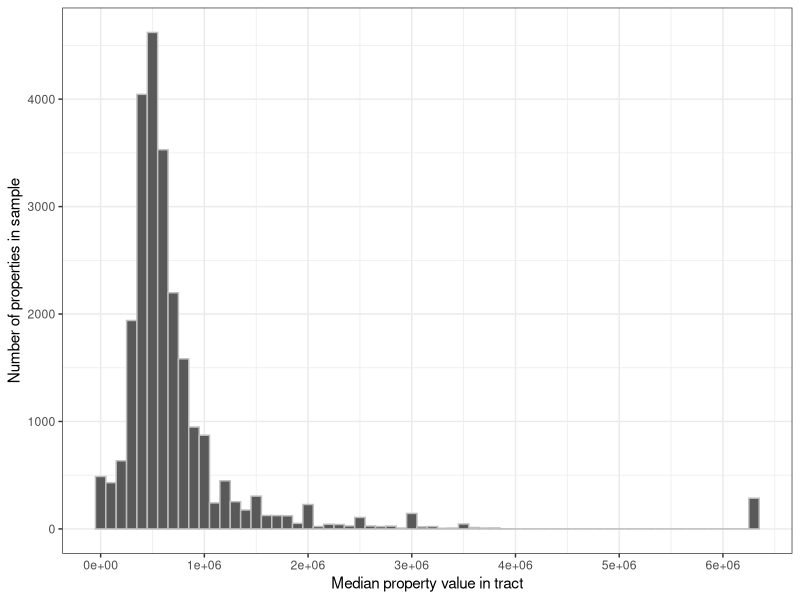
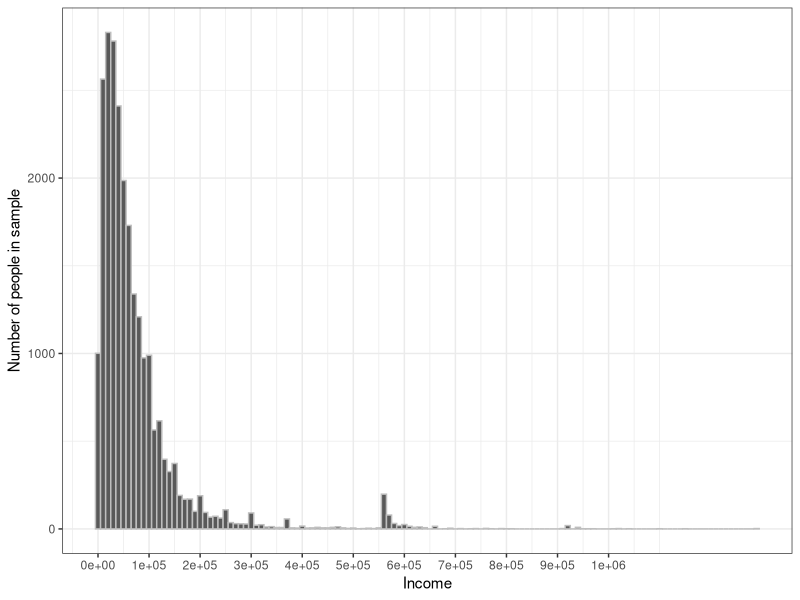
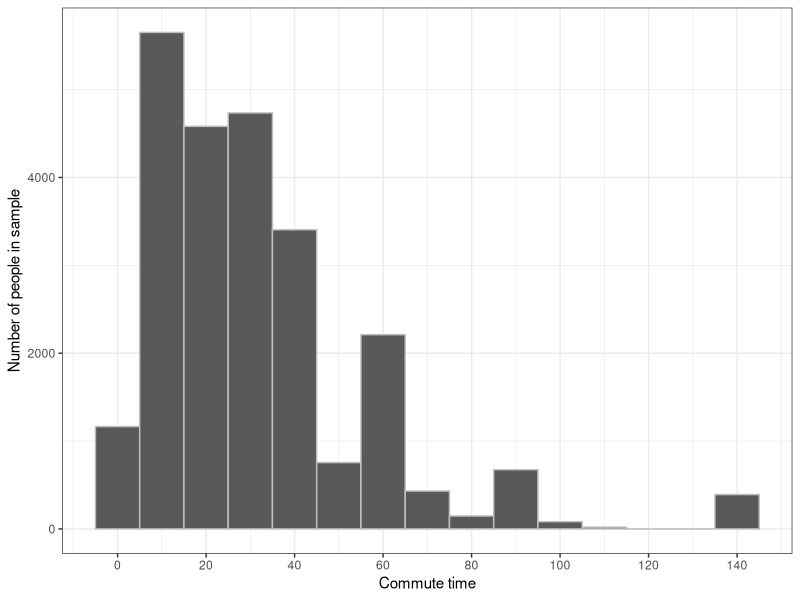

These charts were generated, in order, by the following R code:
## ---- chunk 1
library(tidyverse)
library(ggplot2)
## ---- chunk 2
tract_data <- read_csv("commutersLosAngelesCA2018.csv")
attach(tract_data)
## ---- chunk 3
prop_summary <-  summary(VALP)
prop_sd <- sd(VALP, na.rm = TRUE)
prop_mean_int <- t.test(VALP)
income_summary <- summary(PINCP)
income_sd <- sd(PINCP, na.rm = TRUE)
income_mean_int <- t.test(PINCP)
commute_summary <- summary(JWMNP)
commute_sd <- sd(JWMNP, na.rm = TRUE)
commute_mean_int <- t.test(JWMNP)
## ---- chunk 4
summary_table <- tibble(
  Statistic = c("Sample mean", 
                "Median",
                "Standard deviation",
                "Interquartile range",
                "Population mean (95% confidence)"),
  `Property value ( $ )` = c(prettyNum(prop_summary["Mean"], digits=3),
                           prop_summary["Median"],
                           prettyNum(prop_sd, digits = 3),
                           paste(prop_summary["1st Qu."],"to", 
                                 prop_summary["3rd Qu."]),
                           paste(prettyNum(prop_mean_int$conf.int[1],
                                           digits=3), "to",
                                 prettyNum(prop_mean_int$conf.int[2],
                                               digits=3))),
  `Income ( $ )` = c(paste(prettyNum(income_summary["Mean"], digits=3)),
                           paste(prettyNum(income_summary["Median"],digits=3)),
                           paste(prettyNum(income_sd, digits=3)),
                           paste(prettyNum(income_summary["1st Qu."], digits=3),
                                 " to", 
                                 prettyNum(income_summary["3rd Qu."], digits=3)),
                           paste(prettyNum(income_mean_int$conf.int[1],
                                           digits=3), " to",
                                 prettyNum(income_mean_int$conf.int[2],
                                           digits=3))),
  `Commute time (min)` = c(paste(prettyNum(commute_summary["Mean"], digits=3)),
                          paste(prettyNum(commute_summary["Median"], digits=3)),
                          paste(prettyNum(commute_sd, digits=3)),
                          paste(prettyNum(commute_summary["1st Qu."], digits=3), 
                                " to", 
                          prettyNum(commute_summary["3rd Qu."], digits=3)),
                          paste(prettyNum(commute_mean_int$conf.int[1], 
                                           digits=3), " to",
                          prettyNum(commute_mean_int$conf.int[2], 
                                           digits=3))))
knitr::kable(summary_table, 
             caption = "Characteristics of select data from a census tract in Los Angeles")
## ---- chunk 5
ggplot(tract_data, aes(x = VALP)) + 
  geom_histogram(color = "gray", binwidth = 100000) +
  theme_bw() +
  scale_x_continuous(name = "Median property value in tract",
                    breaks = seq(0, 6000000, by = 1000000)) + 
  scale_y_continuous(name = "Number of properties in sample") 
## ---- chunk 6
ggplot(tract_data, aes(x = PINCP)) + 
  geom_histogram(color = "gray", binwidth = 10000) +
  theme_bw() +
  scale_x_continuous(name = "Income",
                     breaks = seq(0, 1000000, by = 100000)) + 
  scale_y_continuous(name = "Number of people in sample") 
## ---- chunk 7
ggplot(tract_data, aes(x = JWMNP)) + 
  geom_histogram(color = "gray", binwidth = 10) +
  theme_bw() +
  scale_x_continuous(name = 
    "Commute time",
                     breaks = seq(0, 140, by = 20)) + 
  scale_y_continuous(name = "Number of people in sample") 
## ---- chunk 8

one_det <- t.test (BLD == "02")
three_apt <- t.test (BLD == "05")
one_att <- t.test (BLD == "03")
ten_apt <- t.test (BLD == "07")
mob_home <- t.test (BLD == "01")
twen_apt <- t.test (BLD == "08")
fifty_apt <- t.test (BLD == "09")
five_apt <- t.test (BLD == "06")
two_apt <- t.test (BLD == "04")
boat_rv <- t.test (BLD == "10")
## ---- chunk 9
struct_shares <- tibble(Struct_types = c("One-family house detached",
                                  "3-4 Apartments",
                                  "One-family house attached",
                                  "10-19 Apartments",
                                  "Mobile home or trailer",
                                  "20-49 Apartments",
                                  "50 or more Apartments",
                                  "5-9 Apartments",
                                  "2 Apartments",
                                  "Boat, RV, van, etc."),
                 Sample_proportion = c(paste(prettyNum(one_det$estimate*100, 
                                                         digits = 3), "%"),
                                         paste(prettyNum(three_apt$estimate*100, 
                                                         digits = 3), "%"),
                                         paste(prettyNum(one_att$estimate*100, 
                                                         digits = 3), "%"),
                                         paste(prettyNum(ten_apt$estimate*100, 
                                                         digits = 3), "%"),
                                         paste(prettyNum(mob_home$estimate*100, 
                                                         digits = 3), "%"),
                                         paste(prettyNum(twen_apt$estimate*100, 
                                                         digits = 3), "%"),
                                         paste(prettyNum(fifty_apt$estimate*100, 
                                                         digits = 3), "%"),
                                         paste(prettyNum(five_apt$estimate*100, 
                                                         digits = 3), "%"),
                                         paste(prettyNum(two_apt$estimate*100, 
                                                         digits = 3), "%"),
                                         paste(prettyNum(boat_rv$estimate*100, 
                                                         digits = 3), "%")),
                 `95-percent confidence interval` = c(
                   paste(prettyNum(one_det$conf.int[1]*100, digits=3),
                         "% to ",
                         prettyNum(one_det$conf.int[2]*100, digits=3),
                         "%", sep=""),
                   paste(prettyNum(three_apt$conf.int[1]*100, digits=3),
                         "% to ",
                         prettyNum(three_apt$conf.int[2]*100, digits=3),
                         "%", sep=""),
                   paste(prettyNum(one_att$conf.int[1]*100, digits=3),
                         "% to ",
                         prettyNum(one_att$conf.int[2]*100, digits=3),
                         "%", sep=""),
                   paste(prettyNum(ten_apt$conf.int[1]*100, digits=3),
                         "% to ",
                         prettyNum(ten_apt$conf.int[2]*100, digits=3),
                         "%", sep=""),
                   paste(prettyNum(mob_home$conf.int[1]*100, digits=3),
                         "% to ",
                         prettyNum(mob_home$conf.int[2]*100, digits=3),
                         "%", sep=""),
                   paste(prettyNum(twen_apt$conf.int[1]*100, digits=3),
                         "% to ",
                         prettyNum(twen_apt$conf.int[2]*100, digits=3),
                         "%", sep=""),
                   paste(prettyNum(fifty_apt$conf.int[1]*100, digits=3),
                         "% to ",
                         prettyNum(fifty_apt$conf.int[2]*100, digits=3),
                         "%", sep=""),
                   paste(prettyNum(five_apt$conf.int[1]*100, digits=3),
                         "% to ",
                         prettyNum(five_apt$conf.int[2]*100, digits=3),
                         "%", sep=""),
                   paste(prettyNum(two_apt$conf.int[1]*100, digits=3),
                         "% to ",
                         prettyNum(two_apt$conf.int[2]*100, digits=3),
                         "%", sep=""),
                   paste(prettyNum(boat_rv$conf.int[1]*100, digits=3),
                         "% to ",
                         prettyNum(boat_rv$conf.int[2]*100, digits=3),
                         "%", sep="")))
                   
                   
knitr::kable(struct_shares, caption = "Characteristics of select data from a census tract in Los Angeles")
## ---- chunk 10
car <- t.test (BLD == "01")
bus <- t.test (BLD == "02")
streetcar <- t.test (BLD == "03")
subway <- t.test (BLD == "04")
railroad <- t.test (BLD == "05")
ferry <- t.test (BLD == "06")
taxi <- t.test (BLD == "07")
motorcycle <- t.test (BLD == "08")
bicycle <- t.test (BLD == "09")
walked <- t.test (BLD == "10")
other <- t.test (BLD == "12")
## ---- chunk 11
commute_shares <- tibble(Commute_types = c("Car, truck or van",
                                  "Bus or trolleybus",
                                  "Streetcar",
                                  "Subway",
                                  "Railroad",
                                  "Ferryboat",
                                  "Taxicab",
                                  "Motorcycle",
                                  "Bicycle",
                                  "Walked",
                                  "Other"),
                 Sample_proportion = c(paste(prettyNum(car$estimate*100, 
                                                         digits = 3), "%"),
                                         paste(prettyNum(bus$estimate*100, 
                                                         digits = 3), "%"),
                                         paste(prettyNum(streetcar$estimate*100, 
                                                         digits = 3), "%"),
                                         paste(prettyNum(subway$estimate*100, 
                                                         digits = 3), "%"),
                                         paste(prettyNum(railroad$estimate*100, 
                                                         digits = 3), "%"),
                                         paste(prettyNum(ferry$estimate*100, 
                                                         digits = 3), "%"),
                                         paste(prettyNum(taxi$estimate*100, 
                                                         digits = 3), "%"),
                                         paste(prettyNum(motorcycle$estimate*100, 
                                                         digits = 3), "%"),
                                         paste(prettyNum(bicycle$estimate*100, 
                                                         digits = 3), "%"),
                                         paste(prettyNum(walked$estimate*100, 
                                                         digits = 3), "%"),
                                         paste(prettyNum(other$estimate*100, 
                                                         digits = 3), "%")),
                 `95-percent confidence interval` = c(
                   paste(prettyNum(car$conf.int[1]*100, digits=3),
                         "% to ",
                         prettyNum(car$conf.int[2]*100, digits=3),
                         "%", sep=""),
                   paste(prettyNum(bus$conf.int[1]*100, digits=3),
                         "% to ",
                         prettyNum(bus$conf.int[2]*100, digits=3),
                         "%", sep=""),
                   paste(prettyNum(streetcar$conf.int[1]*100, digits=3),
                         "% to ",
                         prettyNum(streetcar$conf.int[2]*100, digits=3),
                         "%", sep=""),
                   paste(prettyNum(subway$conf.int[1]*100, digits=3),
                         "% to ",
                         prettyNum(subway$conf.int[2]*100, digits=3),
                         "%", sep=""),
                   paste(prettyNum(railroad$conf.int[1]*100, digits=3),
                         "% to ",
                         prettyNum(railroad$conf.int[2]*100, digits=3),
                         "%", sep=""),
                   paste(prettyNum(ferry$conf.int[1]*100, digits=3),
                         "% to ",
                         prettyNum(ferry$conf.int[2]*100, digits=3),
                         "%", sep=""),
                   paste(prettyNum(taxi$conf.int[1]*100, digits=3),
                         "% to ",
                         prettyNum(taxi$conf.int[2]*100, digits=3),
                         "%", sep=""),
                   paste(prettyNum(motorcycle$conf.int[1]*100, digits=3),
                         "% to ",
                         prettyNum(motorcycle$conf.int[2]*100, digits=3),
                         "%", sep=""),
                   paste(prettyNum(bicycle$conf.int[1]*100, digits=3),
                         "% to ",
                         prettyNum(bicycle$conf.int[2]*100, digits=3),
                         "%", sep=""),
                         paste(prettyNum(walked$conf.int[1]*100, digits=3),
                         "% to ",
                         prettyNum(walked$conf.int[2]*100, digits=3),
                         "%", sep=""),
                   paste(prettyNum(other$conf.int[1]*100, digits=3),
                         "% to ",
                         prettyNum(other$conf.int[2]*100, digits=3),
                         "%", sep="")))
                   
                   
knitr::kable(struct_shares, caption = "Characteristics of select data from a census tract in Los Angeles")
